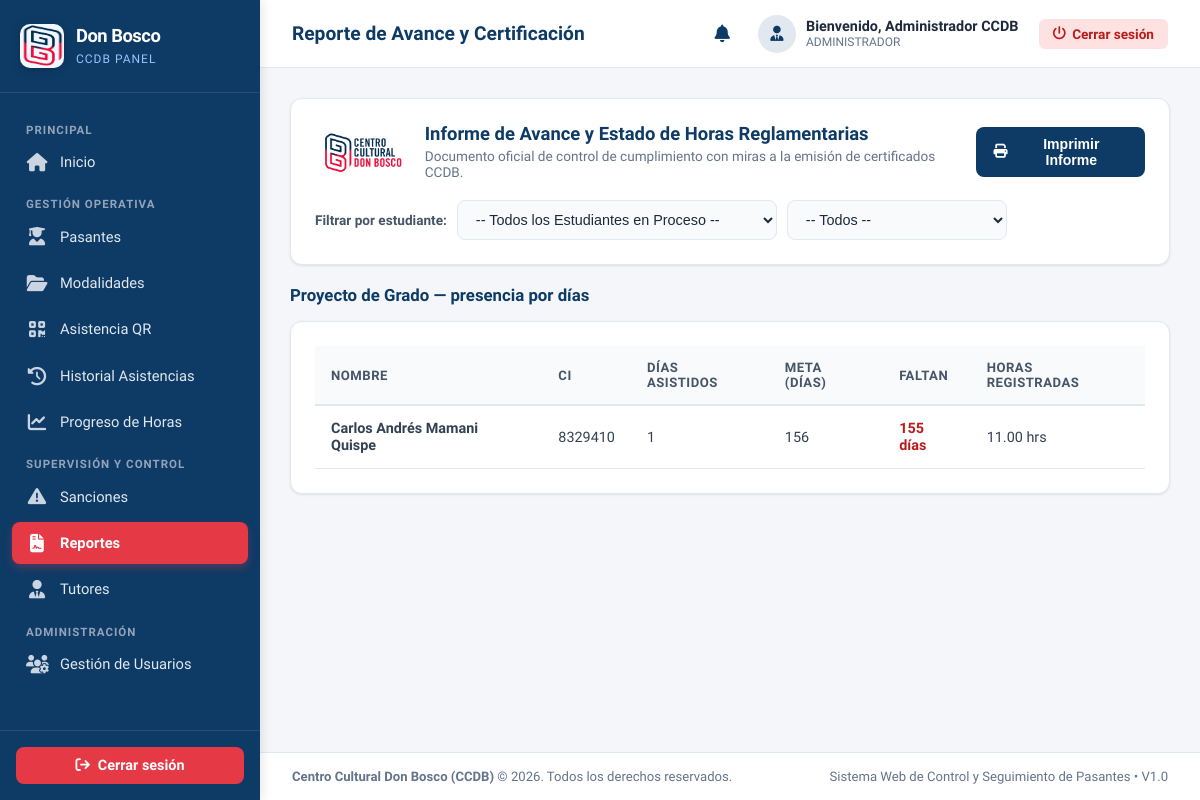
Screenshot of /views/modalidades/reporte_avance.php (signed in) with the database file from the repository.
### tables this page shows
CREATE TABLE IF NOT EXISTS procesos (
    id_proceso INT UNSIGNED AUTO_INCREMENT PRIMARY KEY,
    id_pasante INT UNSIGNED NULL,
    id_institucion INT UNSIGNED NOT NULL,
    id_modalidad INT UNSIGNED NULL,
    id_tutor INT UNSIGNED NULL,
    id_turno INT UNSIGNED NULL,
    fecha_inicio DATE NOT NULL,
    fecha_fin DATE NULL,
    horas_requeridas INT UNSIGNED NULL,
    estado VARCHAR(30) NOT NULL DEFAULT 'EN_CURSO',
    observacion TEXT,
    fecha_registro DATETIME NOT NULL DEFAULT CURRENT_TIMESTAMP,
    CONSTRAINT fk_procesos_pasante
        FOREIGN KEY (id_pasante)
        REFERENCES pasantes(id_pasante)
        ON UPDATE CASCADE
        ON DELETE RESTRICT,
    CONSTRAINT fk_procesos_institucion
        FOREIGN KEY (id_institucion)
        REFERENCES instituciones(id_institucion)
        ON UPDATE CASCADE
        ON DELETE RESTRICT,
    CONSTRAINT fk_procesos_modalidad
        FOREIGN KEY (id_modalidad)
        REFERENCES modalidades(id_modalidad)
        ON UPDATE CASCADE
        ON DELETE RESTRICT,
    CONSTRAINT fk_procesos_tutor
        FOREIGN KEY (id_tutor)
        REFERENCES tutores(id_tutor)
        ON UPDATE CASCADE
        ON DELETE SET NULL
);

CREATE TABLE IF NOT EXISTS pasantes (
    id_pasante INT UNSIGNED AUTO_INCREMENT PRIMARY KEY,
    id_usuario INT UNSIGNED NULL,
    id_universidad INT UNSIGNED NOT NULL,
    id_carrera INT UNSIGNED NOT NULL,
    ci VARCHAR(30) NOT NULL UNIQUE,
    nombres VARCHAR(100) NOT NULL,
    apellidos VARCHAR(100) NOT NULL,
    correo VARCHAR(150),
    telefono VARCHAR(30),
    semestre VARCHAR(50),
    fecha_nacimiento DATE NULL,
    direccion TEXT NULL,
    foto VARCHAR(255) NULL,
    estado VARCHAR(30) NOT NULL DEFAULT 'ACTIVO',
    fecha_registro DATETIME NOT NULL DEFAULT CURRENT_TIMESTAMP,
    CONSTRAINT fk_pasantes_usuario
        FOREIGN KEY (id_usuario)
        REFERENCES usuarios(id_usuario)
        ON UPDATE CASCADE
        ON DELETE SET NULL,
    CONSTRAINT fk_pasantes_universidad
        FOREIGN KEY (id_universidad)
        REFERENCES instituciones(id_institucion)
        ON UPDATE CASCADE
        ON DELETE RESTRICT,
    CONSTRAINT fk_pasantes_carrera
        FOREIGN KEY (id_carrera)
        REFERENCES carreras(id_carrera)
        ON UPDATE CASCADE
        ON DELETE RESTRICT
);

### views/modalidades/reporte_avance.php (the view, shortened to what this page needs)
<?php
$db = Database::getConnection();
$trackFiltro = $_GET['track'] ?? 'todos';
$esPropio = false;
$pgSql = "SELECT pr.id_proceso, p.id_pasante, p.nombres, p.apellidos, p.ci, s.postulante AS sol_postulante, s.ci AS sol_ci, pr.fecha_inicio, pr.fecha_fin,
                 COUNT(DISTINCT CASE WHEN DAYOFWEEK(a.fecha) <> 1 AND a.hora_entrada IS NOT NULL THEN a.fecha END) AS dias_asistidos,
                 ROUND(COALESCE(SUM(CASE WHEN a.hora_entrada IS NOT NULL AND a.hora_salida IS NOT NULL THEN TIME_TO_SEC(TIMEDIFF(a.hora_salida, a.hora_entrada)) / 3600.0 ELSE 0 END), 0), 2) AS horas_reg
          FROM procesos pr
          LEFT JOIN pasantes p ON pr.id_pasante = p.id_pasante
          LEFT JOIN solicitudes_modalidad s ON s.id_proceso = pr.id_proceso
          INNER JOIN modalidades m ON pr.id_modalidad = m.id_modalidad
          LEFT JOIN asistencias a ON a.id_proceso = pr.id_proceso
          WHERE pr.estado = 'EN_CURSO' AND m.nombre = 'Proyecto de Grado'";
$pgParams = [];
$pgSql .= " GROUP BY pr.id_proceso ORDER BY COALESCE(p.apellidos, s.postulante)";
$stmtPg = $db->prepare($pgSql);
$stmtPg->execute($pgParams);
$pgRows = [];
foreach ($stmtPg->fetchAll() as $g) {
    $metaMeses = 6;
    if (!empty($g['fecha_inicio']) && !empty($g['fecha_fin'])) {
        $dd1 = new DateTime($g['fecha_inicio']);
        $dd2 = new DateTime($g['fecha_fin']);
        if ($dd2 > $dd1) {
            $ddiff = $dd1->diff($dd2);
            $metaMeses = max(1, $ddiff->y * 12 + $ddiff->m);
        }
    }
    $g['meta_dias'] = $metaMeses * 26;
    $g['faltan'] = max(0, $g['meta_dias'] - (int)$g['dias_asistidos']);
    $pgRows[] = $g;
}
require_once __DIR__ . '/../../includes/header.php';
require_once __DIR__ . '/../../includes/sidebar.php';
?>
<div class="main-wrapper">
    <?php require_once __DIR__ . '/../../includes/navbar.php'; ?>
    <main class="content-body">
        <div class="card" style="margin-bottom: 20px;">
            <div class="card-header-flex">
                <div style="display: flex; align-items: center; gap: 14px;">
                    <img src="<?= APP_ROOT ?>assets/img/ccdb/banner1_ccdb_sin_fondo.png" alt="CCDB" style="height: 56px;">
                    <div>
                        <h3 class="card-title">Informe de Avance y Estado de Horas Reglamentarias</h3>
                        <p style="font-size: 0.85rem; color: var(--text-muted); margin-top: 4px;">
                            Documento oficial de control de cumplimiento con miras a la emisión de certificados CCDB.
                        </p>
                    </div>
                </div>
                <div style="display: flex; gap: 10px;">
                    <button onclick="window.print()" class="btn btn-primary">
                        <i class="fa-solid fa-print"></i> Imprimir Informe
                    </button>
                </div>
            </div>
            <?php if (!$esPropio): ?>
            <form method="GET" action="reporte_avance.php" style="display: flex; gap: 10px; align-items: center; flex-wrap: wrap;" class="no-print">
                <label style="font-weight: 700; font-size: 0.85rem; color: #475569;">Filtrar por estudiante:</label>
                <select name="id_pasante" class="form-control" style="max-width: 320px;" onchange="this.form.submit()">
                    <option value="0">-- Todos los Estudiantes en Proceso --</option>
                </select>
                <select name="track" class="form-control" style="max-width: 220px;" onchange="this.form.submit()">
                    <?php foreach (['todos' => '-- Todos --', 'pasantes' => 'Pasantes', 'td' => 'Trabajo Dirigido', 'pg' => 'Proyecto de Grado'] as $tk => $tl): ?>
                        <option value="<?= $tk ?>" <?= ($trackFiltro === $tk) ? 'selected' : '' ?>><?= $tl ?></option>
                    <?php endforeach; ?>
                </select>
            </form>
            <?php endif; ?>
        </div>
        <?php if (!empty($pgRows)): ?>
        <h3 class="no-print" style="font-size: 1.05rem; font-weight: 800; color: var(--primary-blue); margin: 8px 0 16px 0;">Proyecto de Grado — presencia por días</h3>
        <div class="card" style="margin-bottom: 24px;">
            <div class="table-responsive">
                <table class="table-custom">
                    <thead>
                        <tr>
                            <th>Nombre</th>
                            <th>CI</th>
                            <th>Días asistidos</th>
                            <th>Meta (días)</th>
                            <th>Faltan</th>
                            <th>Horas registradas</th>
                        </tr>
                    </thead>
                    <tbody>
                        <?php if (empty($pgRows)): ?>
                            <tr>
                                <td colspan="6" style="text-align: center; color: var(--text-muted); padding: 20px;">
                                    Sin procesos de Proyecto de Grado en curso.
                                </td>
                            </tr>
                        <?php else: ?>
                            <?php foreach ($pgRows as $g): ?>
                                <tr>
                                    <td><strong><?= htmlspecialchars($g['nombres'] . ' ' . $g['apellidos']) ?></strong></td>
                                    <td><?= htmlspecialchars($g['ci']) ?></td>
                                    <td><?= (int)$g['dias_asistidos'] ?></td>
                                    <td><?= $g['meta_dias'] ?></td>
                                    <td><strong style="color: #b91c1c;"><?= $g['faltan'] ?> días</strong></td>
                                    <td><?= htmlspecialchars($g['horas_reg']) ?> hrs</td>
                                </tr>
                            <?php endforeach; ?>
                        <?php endif; ?>
                    </tbody>
                </table>
            </div>
        </div>
        <?php endif; ?>
    </main>
    <?php require_once __DIR__ . '/../../includes/footer.php'; ?>

### assets/css/style.css (style rules this page uses)
:root { --primary-blue: #0d3b66; --secondary-blue: #1d4e89; --primary-red: #e63946; --hover-red: #c92a37; --bg-color: #f4f6f9; --sidebar-width: 260px; --navbar-height: 68px; --card-bg: #ffffff; --text-dark: #1e293b; --text-muted: #64748b; --border-color: #e2e8f0; --border-radius: 12px; --shadow-sm: 0 1px 3px rgba(0,0,0,0.06), 0 1px 2px rgba(0,0,0,0.04); --shadow-md: 0 4px 6px -1px rgba(0,0,0,0.07), 0 2px 4px -1px rgba(0,0,0,0.04); --shadow-lg: 0 10px 15px -3px rgba(0,0,0,0.08), 0 4px 6px -2px rgba(0,0,0,0.03); }
* { box-sizing: border-box; margin: 0; padding: 0; }
body { font-family: 'Segoe UI', system-ui, -apple-system, BlinkMacSystemFont, Roboto, sans-serif; background-color: var(--bg-color); color: var(--text-dark); display: block; min-height: 100vh; }
.main-wrapper { margin-left: var(--sidebar-width); width: calc(100% - var(--sidebar-width)); min-height: 100vh; display: flex; flex-direction: column; }
.content-body { padding: 30px; flex-grow: 1; }
.card { background: var(--card-bg); border-radius: var(--border-radius); border: 1px solid var(--border-color); box-shadow: var(--shadow-sm); padding: 24px; margin-bottom: 24px; }
.card-header-flex { display: flex; justify-content: space-between; align-items: center; margin-bottom: 20px; }
.card-title { font-size: 1.15rem; font-weight: 700; color: var(--primary-blue); }
.table-responsive { overflow-x: auto; }
.table-custom { width: 100%; border-collapse: collapse; text-align: left; }
.table-custom th { background: #f8fafc; padding: 14px 16px; font-size: 0.82rem; font-weight: 700; text-transform: uppercase; color: #475569; border-bottom: 2px solid var(--border-color); letter-spacing: 0.5px; }
.table-custom td { padding: 14px 16px; font-size: 0.9rem; border-bottom: 1px solid var(--border-color); color: #334155; vertical-align: middle; }
.btn { padding: 9px 18px; border-radius: 8px; font-size: 0.88rem; font-weight: 600; text-decoration: none; cursor: pointer; display: inline-flex; align-items: center; gap: 8px; border: none; transition: all 0.2s; }
.btn-primary { background-color: var(--primary-blue); color: #ffffff; }
.form-control { width: 100%; padding: 10px 14px; border: 1.5px solid var(--border-color); border-radius: 8px; font-size: 0.9rem; color: var(--text-dark); outline: none; background: #f8fafc; transition: border-color 0.2s; }

### rows the page displays
procesos: id_pasante.apellidos "Carlos Andrés Mamani Quispe", id_pasante.ci "8329410", dias_asistidos "1", meta_dias "156", faltan "155", horas_reg "11.00"

### other values shown
$pageTitle "Reporte de Avance y Certificación"
$currentUser['nombre'] "Administrador CCDB"
$currentUser['rol_name'] "ADMINISTRADOR"
form field track "-- Todos --"
